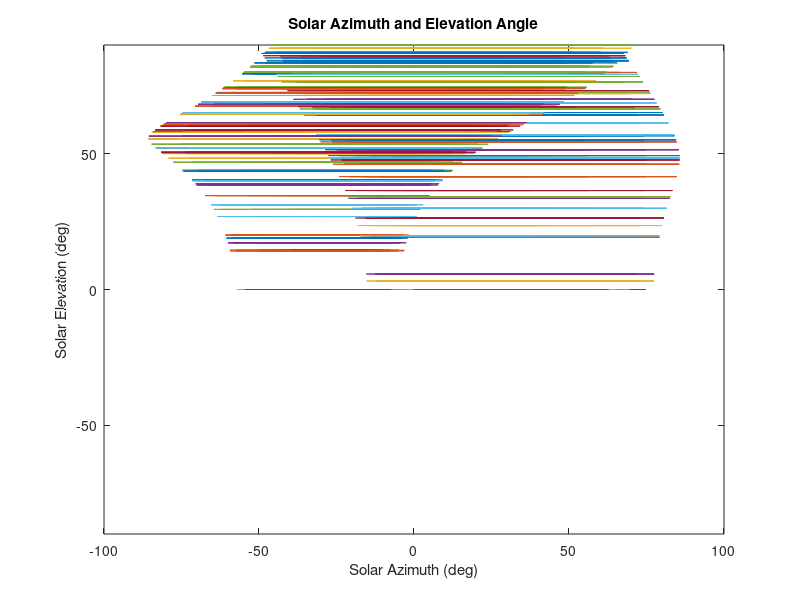

The MATLAB script that drew this image:
clc; clear all;
clc
clear all
number_of_the_yearly_day = 1:1:365; 
T=1:1:24;
declination=23.45*sin((2*pi*(number_of_the_yearly_day-80))/(365));
latitude=31.963158; 
Zenith_angle=latitude-declination; 
tilt_angle=Zenith_angle;
altitude=1-Zenith_angle;  
w=15*(12-T);
[declination,w] = meshgrid(declination,w) ; 
X=asind(sin(declination).*sin(latitude)+cos(latitude).*cos(declination).*cos(w));
Y=acosd(sin(altitude).*sin(latitude)-sin(declination)./(cos(altitude).*cos(latitude)));
plot (X,Y)
ylim([-90 90]);
xlabel('Solar Azimuth (deg)');
ylabel('Solar Elevation (deg)');
title('Solar Azimuth and Elevation Angle');